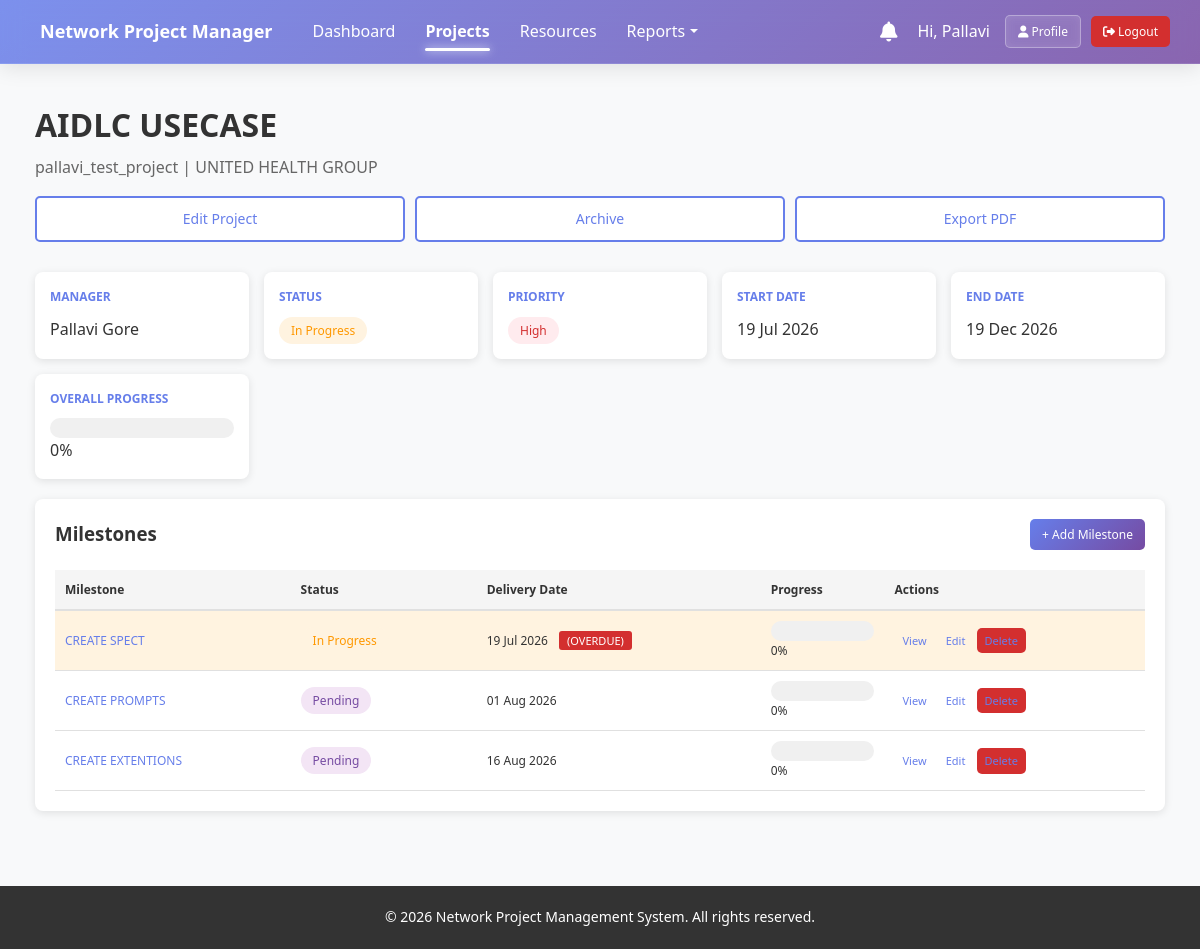
The app's page /projects/1/ (signed in) with its own data.
### app/models.py (models this page shows, shortened)
class Project(models.Model):
    project_id = models.CharField(max_length=50, unique=True)
    name = models.CharField(max_length=255)
    customer_name = models.CharField(max_length=255)
    project_manager = models.ForeignKey(User, on_delete=models.SET_NULL, null=True, related_name='managed_projects')
    start_date = models.DateField()
    end_date = models.DateField()
    status = models.CharField(max_length=20, choices=PROJECT_STATUS_CHOICES, default='not_started')
    priority = models.CharField(max_length=20, choices=PRIORITY_CHOICES, default='medium')
    description = models.TextField(blank=True, null=True)
    budget = models.DecimalField(max_digits=15, decimal_places=2, default=0)
    created_at = models.DateTimeField(auto_now_add=True)
    updated_at = models.DateTimeField(auto_now=True)
    is_archived = models.BooleanField(default=False)
    class Meta:
        ordering = ['-created_at']
        verbose_name = "Project"
        verbose_name_plural = "Projects"
    @property
    def progress_percentage(self):
        milestones = self.milestones.all()
        if not milestones.exists():
            return 0
        avg_completion = sum([m.completion_percentage for m in milestones]) / len(milestones)
        return round(avg_completion)

class Milestone(models.Model):
    project = models.ForeignKey(Project, on_delete=models.CASCADE, related_name='milestones')
    name = models.CharField(max_length=255)
    description = models.TextField(blank=True, null=True)
    baseline_delivery_date = models.DateField()
    actual_delivery_date = models.DateField(blank=True, null=True)
    status = models.CharField(max_length=20, choices=MILESTONE_STATUS_CHOICES, default='pending')
    completion_percentage = models.IntegerField(default=0, help_text="0-100")
    order = models.IntegerField(default=0)
    created_at = models.DateTimeField(auto_now_add=True)
    updated_at = models.DateTimeField(auto_now=True)
    class Meta:
        ordering = ['order', 'baseline_delivery_date']
        verbose_name = "Milestone"
        verbose_name_plural = "Milestones"
    @property
    def is_overdue(self):
        return self.baseline_delivery_date < timezone.now().date() and self.status != 'completed'

### app/views.py (the view)
# urls.py: path('projects/<int:project_id>/', views.project_detail, name='project_detail'),
@login_required
def project_detail(request, project_id):
    project = get_object_or_404(Project, id=project_id)
    if request.user.profile.role not in ['admin'] and project.project_manager != request.user:
        if request.user.profile.role == 'viewer':
            pass  # Viewers can see project details
        else:
            return redirect('dashboard')
    milestones = project.milestones.all()
    context = {
        'project': project,
        'milestones': milestones,
        'project_progress': project.progress_percentage,
        'overdue_milestones': [m for m in milestones if m.is_overdue],
        'upcoming_milestones': milestones.filter(baseline_delivery_date__gte=timezone.now().date()),
    }
    return render(request, 'projects/project_detail.html', context)

### app/templates/projects/project_detail.html (shortened to what this page needs)
{% extends "base.html" %}
{% block content %}
<div class="project-detail">
    <div class="page-header">
        <div>
            <h1>{{ project.name }}</h1>
            <p class="project-meta">{{ project.project_id }} | {{ project.customer_name }}</p>
        </div>
        <div class="header-actions">
            {% if user.profile.role in "admin,project_manager" and project.project_manager == user %}
            <a href="{% url 'project_edit' project.id %}" class="btn btn-secondary">Edit Project</a>
            <a href="{% url 'project_archive' project.id %}" class="btn btn-secondary">Archive</a>
            {% endif %}
            <a href="{% url 'export_project_pdf' project.id %}" class="btn btn-secondary">Export PDF</a>
        </div>
    </div>
    <div class="project-info-grid">
        <div class="info-card">
            <h4>Manager</h4>
            <p>{{ project.project_manager.get_full_name|default:project.project_manager.username }}</p>
        </div>
        <div class="info-card">
            <h4>Status</h4>
            <p><span class="badge badge-{{ project.status }}">{{ project.get_status_display }}</span></p>
        </div>
        <div class="info-card">
            <h4>Priority</h4>
            <p><span class="badge badge-{{ project.priority }}">{{ project.get_priority_display }}</span></p>
        </div>
        <div class="info-card">
            <h4>Start Date</h4>
            <p>{{ project.start_date|date:"d M Y" }}</p>
        </div>
        <div class="info-card">
            <h4>End Date</h4>
            <p>{{ project.end_date|date:"d M Y" }}</p>
        </div>
        <div class="info-card">
            <h4>Overall Progress</h4>
            <p>
                <div class="progress-bar">
                </div>
                {{ project_progress }}%
            </p>
        </div>
    </div>
    <div class="section">
        <div class="section-header">
            <h3>Milestones</h3>
            {% if user.profile.role in "admin,project_manager" and project.project_manager == user %}
            <a href="{% url 'milestone_create' project.id %}" class="btn btn-sm btn-primary">+ Add Milestone</a>
            {% endif %}
        </div>
        {% if milestones %}
        <table class="table">
            <thead>
                <tr>
                    <th>Milestone</th>
                    <th>Status</th>
                    <th>Delivery Date</th>
                    <th>Progress</th>
                    <th>Actions</th>
                </tr>
            </thead>
            <tbody>
                {% for milestone in milestones %}
                <tr {% if milestone.is_overdue %}class="row-alert"{% endif %}>
                    <td><a href="{% url 'milestone_detail' milestone.id %}">{{ milestone.name }}</a></td>
                    <td><span class="badge badge-{{ milestone.status }}">{{ milestone.get_status_display }}</span></td>
                    <td>
                        {{ milestone.baseline_delivery_date|date:"d M Y" }}
                        {% if milestone.is_overdue %}<span class="tag-overdue"> (OVERDUE)</span>{% endif %}
                    </td>
                    <td>
                        <div class="progress-bar">
                        </div>
                        {{ milestone.completion_percentage }}%
                    </td>
                    <td>
                        <a href="{% url 'milestone_detail' milestone.id %}" class="btn btn-xs">View</a>
                        {% if user.profile.role in "admin,project_manager" and project.project_manager == user %}
                        <a href="{% url 'milestone_edit' milestone.id %}" class="btn btn-xs">Edit</a>
                        <a href="{% url 'milestone_delete' milestone.id %}" class="btn btn-xs btn-danger">Delete</a>
                        {% endif %}
                    </td>
                </tr>
                {% endfor %}
            </tbody>
        </table>
        {% else %}
        <p class="no-data">No milestones created yet.</p>
        {% endif %}
    </div>
</div>
{% endblock %}

### app/templates/base.html (shortened to what this page needs)
<!DOCTYPE html>
<html lang="en">
<head>
    <link rel="stylesheet" href="/static/css/style.css">
    <link rel="stylesheet" href="https://cdnjs.cloudflare.com/ajax/libs/font-awesome/6.4.0/css/all.min.css">
</head>
<body>
    {% if user.is_authenticated %}
    <nav class="navbar">
        <div class="navbar-container">
            <div class="navbar-brand">
                <a href="{% url 'dashboard' %}" class="brand-logo">
                     Network Project Manager
                </a>
            </div>
            <ul class="navbar-menu" id="navbar-menu">
                <li><a href="{% url 'dashboard' %}" class="nav-link {% if request.resolver_match.url_name == 'dashboard' %}active{% endif %}">Dashboard</a></li>
                {% if user.profile.role in "admin,project_manager" %}
                <li><a href="{% url 'project_list' %}" class="nav-link {% if request.resolver_match.url_name in 'project_list,project_create,project_detail,project_edit,project_archive,milestone_create,milestone_detail,milestone_edit,milestone_delete,subtask_create,subtask_detail,subtask_edit,subtask_delete' %}active{% endif %}">Projects</a></li>
                <li><a href="{% url 'resource_list' %}" class="nav-link {% if request.resolver_match.url_name in 'resource_list,resource_detail' %}active{% endif %}">Resources</a></li>
                <li class="dropdown">
                    <a href="#" class="nav-link dropdown-toggle {% if request.resolver_match.url_name in 'project_status_report,milestone_report,delayed_tasks_report,resource_utilization_report' %}active{% endif %}">Reports</a>
                </li>
                {% endif %}
            </ul>
            <div class="navbar-right" id="navbar-right">
                <div class="notifications-container">
                    <a href="{% url 'notifications' %}" class="notification-bell">
                        <i class="fas fa-bell"></i>
                    </a>
                </div>
                <div class="user-actions">
                    <span class="greeting" style="color: white; margin-right: 15px; font-weight: 500;">Hi, {{ user.first_name|default:user.username }}</span>
                    <a href="{% url 'profile' %}" class="btn btn-glass btn-sm" style="margin-right: 10px;"><i class="fas fa-user"></i> Profile</a>
                    <a href="{% url 'logout' %}" class="btn btn-danger btn-sm"><i class="fas fa-sign-out-alt"></i> Logout</a>
                </div>
            </div>
        </div>
    </nav>
    {% endif %}
    <div class="container">
        {% block content %}{% endblock %}
    </div>
    <footer class="footer">
        <p>&copy; 2026 Network Project Management System. All rights reserved.</p>
    </footer>
</body>
</html>

### app/static/css/style.css (style rules this page uses)
* { margin: 0; padding: 0; box-sizing: border-box; }
:root { --primary-color: #667eea; --secondary-color: #764ba2; --success-color: #43e97b; --warning-color: #f093fb; --danger-color: #d32f2f; --info-color: #4facfe; --light-bg: #f5f7fa; --border-color: #e0e0e0; --text-dark: #333333; --text-light: #666666; }
body { font-family: 'Segoe UI', Tahoma, Geneva, Verdana, sans-serif; background-color: #f8f9fa; color: var(--text-dark); line-height: 1.6; }
html, body { height: 100%; }
.navbar { background: rgba(102, 126, 234, 0.85); background: linear-gradient(135deg, rgba(102, 126, 234, 0.85) 0%, rgba(118, 75, 162, 0.85) 100%); backdrop-filter: blur(12px); -webkit-backdrop-filter: blur(12px); border-bottom: 1px solid rgba(255, 255, 255, 0.1); color: white; box-shadow: 0 4px 20px rgba(0, 0, 0, 0.1); position: sticky; top: 0; z-index: 100; }
.navbar-container { display: flex; justify-content: space-between; align-items: center; padding: 15px 30px; max-width: 100%; }
.navbar-brand { font-size: 18px; font-weight: 600; }
.brand-logo { color: white; text-decoration: none; display: flex; align-items: center; gap: 10px; }
.navbar-menu { display: flex; list-style: none; gap: 30px; flex: 1; margin-left: 40px; }
.nav-link { color: white; text-decoration: none; transition: all 0.3s ease; position: relative; padding-bottom: 5px; }
.nav-link.active { opacity: 1; font-weight: 600; }
.nav-link.active::after { content: ''; position: absolute; bottom: -4px; left: 0; width: 100%; height: 3px; background-color: white; border-radius: 2px; box-shadow: 0 0 8px rgba(255, 255, 255, 0.8); }
.navbar-right { display: flex; align-items: center; gap: 20px; }
.notification-bell { position: relative; font-size: 20px; cursor: pointer; color: white; text-decoration: none; }
.dropdown { position: relative; }
.dropdown-toggle::after { content: ''; display: inline-block; width: 0; height: 0; margin-left: 5px; vertical-align: 0.255em; border-top: 0.3em solid; border-right: 0.3em solid transparent; border-bottom: 0; border-left: 0.3em solid transparent; }
.container { max-width: 1400px; margin: 0 auto; padding: 20px; flex: 1; }
.btn { padding: 10px 16px; border: none; border-radius: 5px; cursor: pointer; font-size: 14px; text-decoration: none; display: inline-block; transition: all 0.3s; font-weight: 500; }
.btn-primary { background: linear-gradient(135deg, var(--primary-color) 0%, var(--secondary-color) 100%); color: white; }
.btn-secondary { background: white; color: var(--primary-color); border: 2px solid var(--primary-color); }
.btn-danger { background: var(--danger-color); color: white; }
.btn-sm { padding: 6px 12px; font-size: 12px; }
.btn-xs { padding: 4px 8px; font-size: 11px; }
.badge { display: inline-block; padding: 4px 12px; border-radius: 20px; font-size: 12px; font-weight: 500; text-transform: capitalize; }
.badge-warning, .badge-in_progress { background: #fff3e0; color: #ff9800; }
.badge-high, .badge-critical { background: #ffebee; color: var(--danger-color); }
.badge-pending { background: #f3e5f5; color: var(--secondary-color); }
.progress-bar { width: 100%; height: 20px; background: #f0f0f0; border-radius: 10px; overflow: hidden; }
.table { width: 100%; border-collapse: collapse; background: white; }
.table thead { background: #f5f5f5; }
.table th { padding: 15px; text-align: left; font-weight: 600; color: var(--text-dark); border-bottom: 2px solid var(--border-color); }
.table td { padding: 15px; border-bottom: 1px solid var(--border-color); }
.table a { color: var(--primary-color); text-decoration: none; }
.row-alert { background: #fff3e0 !important; }
.page-header { display: flex; justify-content: space-between; align-items: center; margin-bottom: 30px; flex-wrap: wrap; gap: 15px; }
.page-header h1 { font-size: 32px; color: var(--text-dark); margin: 0; }
.header-actions { display: flex; gap: 10px; }
.footer { background: #333; color: white; text-align: center; padding: 20px; margin-top: 40px; }
.footer p { margin: 0; font-size: 14px; }
.container { padding: 15px; }
.page-header { flex-direction: column; align-items: flex-start; }
.header-actions { width: 100%; }
.header-actions .btn { width: 100%; text-align: center; }
.table { font-size: 12px; }
.table th, .table td { padding: 10px; }
.btn-glass { background: rgba(255, 255, 255, 0.2); backdrop-filter: blur(4px); -webkit-backdrop-filter: blur(4px); color: white; border: 1px solid rgba(255, 255, 255, 0.3); transition: all 0.3s ease; }
.user-actions { display: flex; align-items: center; }

### records on screen
Project: name "AIDLC USECASE", project_id "pallavi_test_project", customer_name "UNITED HEALTH GROUP", project_manager.get_full_name "Pallavi Gore", status "In Progress", priority "High", start_date "19 Jul 2026", end_date "19 Dec 2026"
Milestone: name "CREATE SPECT", status "In Progress", baseline_delivery_date "19 Jul 2026", shows "(OVERDUE)", completion_percentage "0"
Milestone: name "CREATE PROMPTS", status "Pending", baseline_delivery_date "01 Aug 2026", completion_percentage "0"
Milestone: name "CREATE EXTENTIONS", status "Pending", baseline_delivery_date "16 Aug 2026", completion_percentage "0"

### other values on screen
{{ user.first_name|default:user.username }} "Pallavi"
{{ project_progress }} "0"
